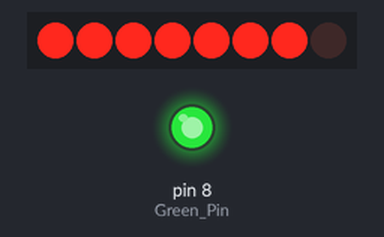
A sketch run on a simulated Arduino Uno, built with avr-gcc and run on an emulated ATmega328P. Parts: 8 shift-register outputs drawn as a row of LEDs (first output left, lit = HIGH), output pins drawn as LEDs (lit = HIGH). Wiring (inferred from the names in the program): 2 × shift register (74HC595): data pin 7; shift clock pin 9; latch pin 10; OE pin 6; shift register (74HC595): data pin 5; shift clock pin 3. Wiring (inferred from the signals the program sends): character LCD (HD44780): RS Q7; E Q2; backlight Q3; data Q2, Q3, Q4, Q5; row of LEDs: on Q8, Q9, Q10, Q11, Q12, Q13, Q14, Q15. The character LCD is taken to start in 4-bit mode; pins used as bus, display or sensor lines are not drawn.

Above: at 0.1 s.
At 11.1 s:
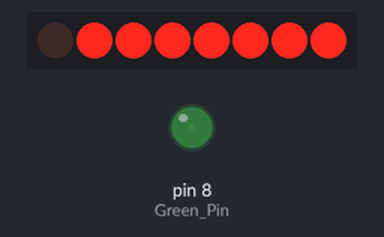
At 22.2 s:
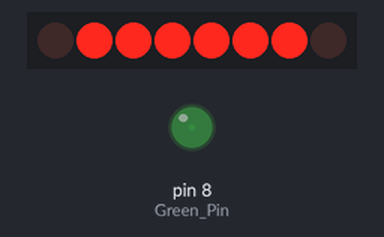
At 31.2 s:
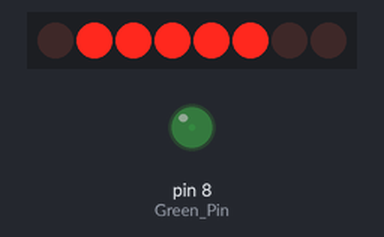
At 35.2 s:
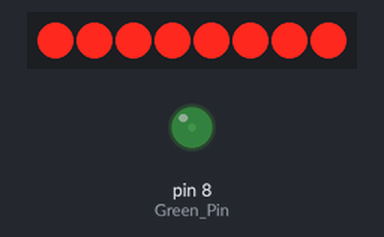
At 37.2 s:
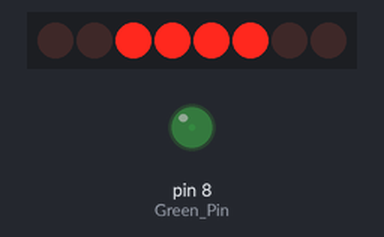
Timing chart, 0 to 40.0 s (numbered marks = the images above):
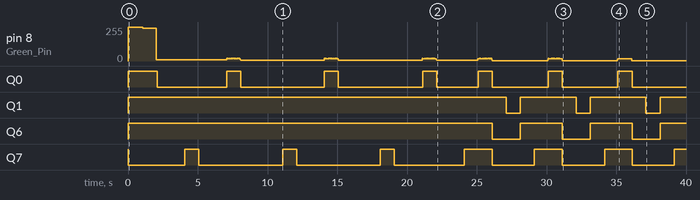

Measured:
- by itself, Q0: LOW → HIGH at 0.00 s, → LOW 2.1 s later, → HIGH 5.0 s later, → LOW 1.0 s later, … (14 changes in this stretch)
- by itself, Q1: repeats every 5.0 s: LOW 1.0 s, HIGH 4.0 s
- by itself, Q6: repeats every 5.0 s: LOW 2.0 s, HIGH 3.0 s

The sketch:

myMatrix16.ino
```cpp
// (licence header left out)
/*
  Simple demo for <myMatrix> 16x32 Red Green LED Matrix Panel .

  The circuit:
  A   connect to digital pin 2
  B   connect to digital pin 3
  C   connect to digital pin 4
  D   connect to digital pin 5
  OE  connect to digital pin 6
  R   connect to digital pin 7
  G   connect to digital pin 8
  CLK connect to digital pin 9
  STB connect to digital pin 10
  GND connect to GND
*/

#include "myMATRIX.h"

#define RowA_Pin 2
#define RowB_Pin 3
#define RowC_Pin 4
#define RowD_Pin 5
#define OE_Pin 6
#define Red_Pin 7
#define Green_Pin 8
#define CLK_Pin 9
#define STB_Pin 10

void setup ()
{
     myMatrix.Init(Red_Pin,Green_Pin,CLK_Pin,RowA_Pin,RowB_Pin,RowC_Pin,RowD_Pin,OE_Pin,STB_Pin);
}

void loop()
{

   myMatrix.clearScreen();

  /*

   myMatrix.fillRectangle(0,0,15,15,red);
   delay(1000);

   myMatrix.fillRectangle(0,0,15,15,green);
   delay(1000);

   myMatrix.fillRectangle(0,0,15,15,yellow);
   delay(1000);

   */

   myMatrix.drawRectangle(0,0,15,15,red);
   delay(1000);

   myMatrix.fillRectangle(5,3,10,12,green);
   delay(1000);

 myMatrix.clearScreen();

 for(int jnx=0; jnx<42; jnx++)
 {
   myMatrix.dispBitman(0,0,red, yellow,jnx);
   myMatrix.dispBitman(8,0,green, yellow,jnx);
   myMatrix.dispBitman(0,8,green, yellow,jnx);
   myMatrix.dispBitman(8,8,red, yellow,jnx);
   delay(1000);
 }

 myMatrix.clearScreen();

 for(int jnx=0; jnx<5; jnx++)
 {
   myMatrix.dispGhost(3,0,red, yellow,jnx);
   delay(1000);
 }

 myMatrix.clearScreen();

 for(int jnx=0; jnx<11; jnx++)
 {
   myMatrix.dispLobber(4,4,red, yellow,jnx);
   delay(1000);
 }


}
```

font5x7.h
```cpp
// (licence header left out)
#ifndef FONT5X7_H
#define FONT5X7_H

//static const uint8_t font5x7[96][7] =
static const uint8_t font5x7[96][7] PROGMEM =
{
{
  0B00000, // Space [0]
  0B00000,
  0B00000,
  0B00000,
  0B00000,
  0B00000,
  0B00000},
{
  0B00100, // ! [1]
  0B00100,
  0B00100,
  0B00100,
  0B00100,
  0B00000,
  0B00100},
{
  0B01010, // " [2]
  0B01010,
  0B00000,
  0B00000,
  0B00000,
  0B00000,
  0B00000},
{
  0B00000, // # [3]
  0B01010,
  0B11111,
  0B01010,
  0B11111,
  0B01010,
  0B00000},
{
  0B01110, // $ [4]
  0B10101,
  0B10100,
  0B01110,
  0B00101,
  0B10101,
  0B01110},
{
  0B11000, // % [5]
  0B11001,
  0B00010,
  0B00100,
  0B01000,
  0B10011,
  0B00011},
{
  0B00110, // & [6]
  0B01010,
  0B00100,
  0B01101,
  0B10010,
  0B10011,
  0B01110},
{
  0B00100, // ' [7]
  0B00100,
  0B00000,
  0B00000,
  0B00000,
  0B00000,
  0B00000},
{
  0B00010, // ( [8]
  0B00100,
  0B00100,
  0B00100,
  0B00100,
  0B00100,
  0B00010},
{
  0B01000, // ) [9]
  0B00100,
  0B00100,
  0B00100,
  0B00100,
  0B00100,
  0B01000},
{
  0B00100, // * [10]
  0B10101,
  0B01110,
  0B01110,
  0B10101,
  0B00100,
  0B00000},
{
  0B00000, // + [11]
  0B00100,
  0B00100,
  0B11111,
  0B00100,
  0B00100,
  0B00000},
{
  0B00000, // , [12]
  0B00000,
  0B00000,
  0B00000,
  0B00000,
  0B00100,
  0B00100},
{
  0B00000, // - [13]
  0B00000,
  0B00000,
  0B11111,
  0B00000,
  0B00000,
  0B00000},
{
  0B00000, // . [14]
  0B00000,
  0B00000,
  0B00000,
  0B00000,
  0B00000,
  0B00100},
{
  0B00000, // / [15]
  0B00001,
  0B00010,
  0B00100,
  0B01000,
  0B10000,
  0B00000},
{
  0B01110, // 0 [16]
  0B10001,
  0B10011,
  0B10101,
  0B11001,
  0B10001,
  0B01110},
{
  0B00100, // 1 [17]
  0B01100,
  0B10100,
  0B00100,
  0B00100,
  0B00100,
  0B11111},
{
  0B01110, // 2 [18]
  0B10001,
  0B00010,
  0B00100,
  0B01000,
  0B10000,
  0B11111},
{
  0B01110, // 3 [19]
  0B10001,
  0B00001,
  0B00110,
  0B00001,
  0B10001,
  0B01110},
{
  0B10010, // 4 [20]
  0B10010,
  0B10010,
  0B11111,
  0B00010,
  0B00010,
  0B00010},
{
  0B11111, // 5 [21]
  0B10000,
  0B10000,
  0B11110,
  0B00001,
  0B00001,
  0B11110},
{
  0B01110, // 6 [22]
  0B10000,
  0B10000,
  0B11110,
  0B10001,
  0B10001,
  0B01110},
{
  0B11111, // 7 [23]
  0B00001,
  0B00001,
  0B00010,
  0B00100,
  0B00100,
  0B00100},
{
  0B01110, // 8 [24]
  0B10001,
  0B10001,
  0B01110,
  0B10001,
  0B10001,
  0B01110},
{
  0B01110, // 9 [25]
  0B10001,
  0B10001,
  0B01111,
  0B00001,
  0B10001,
  0B01110},
{
  0B00000, // : [26]
  0B00000,
  0B00100,
  0B00000,
  0B00100,
  0B00000,
  0B00000},
{
  0B00000, // ; [27]
  0B00000,
  0B00100,
  0B00000,
  0B00100,
  0B01000,
  0B00000},
{
  0B00011, // < [28]
  0B00100,
  0B01000,
  0B10000,
  0B01000,
  0B00100,
  0B00011},
{
  0B00000, // = [29]
  0B00000,
  0B11111,
  0B00000,
  0B11111,
  0B00000,
  0B00000},
{
  0B11000, // > [30]
  0B00100,
  0B00010,
  0B00001,
  0B00010,
  0B00100,
  0B11000},
{
  0B01110, // ? [31]
  0B10001,
  0B00001,
  0B00110,
  0B00100,
  0B00000,
  0B00100},
{
  0B01110, // @ [32]
  0B10001,
  0B10011,
  0B10011,
  0B10000,
  0B10001,
  0B01110},
{
  0B01110, // A [33]
  0B10001,
  0B10001,
  0B11111,
  0B10001,
  0B10001,
  0B10001},
{
  0B11110, // B [34]
  0B10001,
  0B10001,
  0B11110,
  0B10001,
  0B10001,
  0B11110},
{
  0B01110, // C [35]
  0B10001,
  0B10000,
  0B10000,
  0B10000,
  0B10001,
  0B01110},
{
  0B11110, // D [36]
  0B10001,
  0B10001,
  0B10001,
  0B10001,
  0B10001,
  0B11110},
{
  0B11111, // E [37]
  0B10000,
  0B10000,
  0B11100,
  0B10000,
  0B10000,
  0B11111},
{
  0B11111, // F [38]
  0B10000,
  0B10000,
  0B11100,
  0B10000,
  0B10000,
  0B10000},
{
  0B01110, // G [39]
  0B10001,
  0B10000,
  0B10000,
  0B10011,
  0B10001,
  0B01110},
{
  0B10001, // H [40]
  0B10001,
  0B10001,
  0B11111,
  0B10001,
  0B10001,
  0B10001},
{
  0B01110, // I [41]
  0B00100,
  0B00100,
  0B00100,
  0B00100,
  0B00100,
  0B01110},
{
  0B00001, // J [42]
  0B00001,
  0B00001,
  0B00001,
  0B00001,
  0B10001,
  0B01110},
{
  0B10001, // K [43]
  0B10010,
  0B10100,
  0B11000,
  0B10100,
  0B10010,
  0B10001},
{
  0B10000, // L[44]
  0B10000,
  0B10000,
  0B10000,
  0B10000,
  0B10000,
  0B11111},
{
  0B10001, // M [45]
  0B11011,
  0B10101,
  0B10001,
  0B10001,
  0B10001,
  0B10001},
{
  0B10001, // N [46]
  0B10001,
  0B11001,
  0B10101,
  0B10011,
  0B10001,
  0B10001},
{
  0B01110, // O [47]
  0B10001,
  0B10001,
  0B10001,
  0B10001,
  0B10001,
  0B01110},
{
  0B11110, // P
  0B10001,
  0B10001,
  0B11110,
  0B10000,
  0B10000,
  0B10000},
{
  0B01110, // Q
  0B10001,
  0B10001,
  0B10001,
  0B10101,
  0B10011,
  0B01111},
{
  0B11110, // R
  0B10001,
  0B10001,
  0B11110,
  0B10100,
  0B10010,
  0B10001},
{
  0B01110, // S
  0B10001,
  0B10000,
  0B01110,
  0B00001,
  0B10001,
  0B01110},
{
  0B11111, // T
  0B00100,
  0B00100,
  0B00100,
  0B00100,
  0B00100,
  0B00100},
{
  0B10001, // U
  0B10001,
  0B10001,
  0B10001,
  0B10001,
  0B10001,
  0B01110},
{
  0B10001, // V
  0B10001,
  0B10001,
  0B10001,
  0B10001,
  0B01010,
  0B00100},
{
  0B10001, // W
  0B10001,
  0B10001,
  0B10001,
  0B10101,
  0B10101,
  0B01010},
{
  0B10001, // X
  0B10001,
  0B01010,
  0B00100,
  0B01010,
  0B10001,
  0B10001},
{
  0B10001, // Y
  0B01010,
  0B00100,
  0B00100,
  0B00100,
  0B00100,
  0B00100},
{
  0B11111, // Z
  0B00001,
  0B00010,
  0B00100,
  0B01000,
  0B10000,
  0B11111},
{
  0B00110, // [
  0B00100,
  0B00100,
  0B00100,
  0B00100,
  0B00100,
  0B00110},
{
  0B00000, // \
  0B10000,
  0B01000,
  0B00100,
  0B00010,
  0B00001,
  0B00000},
{
  0B01100, // ]
  0B00100,
  0B00100,
  0B00100,
  0B00100,
  0B00100,
  0B01100},
{
  0B00100, // ^
  0B01010,
  0B10001,
  0B00000,
  0B00000,
  0B00000,
  0B00000},
{
  0B00000, // _
  0B00000,
  0B00000,
  0B00000,
  0B00000,
  0B00000,
  0B11111},
{
  0B00100, // `
  0B00100,
  0B00000,
  0B00000,
  0B00000,
  0B00000,
  0B00000},
{
  0B00000, // a
  0B00000,
  0B11100,
  0B00010,
  0B01110,
  0B10010,
  0B11111},
{
  0B10000, // b
  0B10000,
  0B10000,
  0B11110,
  0B10001,
  0B10001,
  0B11110},
{
  0B00000, // c
  0B00000,
  0B01110,
  0B10001,
  0B10000,
  0B10001,
  0B01110},
{
  0B00001, // d
  0B00001,
  0B00001,
  0B01111,
  0B10001,
  0B10001,
  0B01111},
{
  0B00000, // e
  0B00000,
  0B01110,
  0B10001,
  0B11111,
  0B10000,
  0B01111},
{
  0B01110, // f
  0B01001,
  0B01000,
  0B11100,
  0B01000,
  0B01000,
  0B01000},
{
  0B00000, // g
  0B00000,
  0B01110,
  0B10001,
  0B11111,
  0B00001,
  0B01110},
{
  0B10000, // h
  0B10000,
  0B10000,
  0B11110,
  0B10001,
  0B10001,
  0B10001},
{
  0B00000, // i
  0B00100,
  0B00000,
  0B01100,
  0B00100,
  0B00100,
  0B11111},
{
  0B00000, // j
  0B00010,
  0B00000,
  0B00110,
  0B00010,
  0B00010,
  0B11110},
{
  0B11000, // k
  0B01000,
  0B01000,
  0B01011,
  0B01100,
  0B01010,
  0B11001},
{
  0B01100, // l
  0B00100,
  0B00100,
  0B00100,
  0B00100,
  0B00100,
  0B11111},
{
  0B00000, // m
  0B00000,
  0B10001,
  0B11111,
  0B10101,
  0B10101,
  0B10101},
{
  0B00000, // n
  0B00000,
  0B10110,
  0B11001,
  0B10001,
  0B10001,
  0B10001},
{
  0B00000, // o
  0B00000,
  0B01110,
  0B10001,
  0B10001,
  0B10001,
  0B01110},
{
  0B00000, // p
  0B00000,
  0B11110,
  0B10001,
  0B11110,
  0B10000,
  0B10000},
{
  0B00000, // q
  0B00000,
  0B01111,
  0B10010,
  0B11110,
  0B00010,
  0B00011},
{
  0B00000, // r
  0B00000,
  0B10110,
  0B11001,
  0B10000,
  0B10000,
  0B10000},
{
  0B00000, // s
  0B00000,
  0B01111,
  0B10000,
  0B11110,
  0B00001,
  0B11110},
{
  0B00100, // t
  0B00100,
  0B11111,
  0B00100,
  0B00100,
  0B00100,
  0B00111},
{
  0B00000, // u
  0B00000,
  0B10001,
  0B10001,
  0B10001,
  0B10001,
  0B01111},
{
  0B00000, // v
  0B00000,
  0B10001,
  0B10001,
  0B10001,
  0B01010,
  0B00100},
{
  0B00000, // w
  0B00000,
  0B10001,
  0B10001,
  0B10101,
  0B11011,
  0B10001},
{
  0B00000, // x
  0B00000,
  0B10001,
  0B01010,
  0B00100,
  0B01010,
  0B10001},
{
  0B00000, // y
  0B00000,
  0B10001,
  0B10001,
  0B01111,
  0B00001,
  0B00111},
{
  0B00000, // z
  0B00000,
  0B11111,
  0B00010,
  0B00100,
  0B01000,
  0B11111},
{
  0B00110, // {
  0B00100,
  0B00100,
  0B01000,
  0B00100,
  0B00100,
  0B00110},
{
  0B00100, // |
  0B00100,
  0B00100,
  0B00100,
  0B00100,
  0B00100,
  0B00100},
{
  0B01100, // }
  0B00100,
  0B00100,
  0B00010,
  0B00100,
  0B00100,
  0B01100},
{
  0B00000, // unfinished
  0B00000,
  0B00000,
  0B00000,
  0B00000,
  0B00000,
  0B00000},
{
  0B00000, // unfinished
  0B00000,
  0B00000,
  0B00000,
  0B00000,
  0B00000,
  0B00000},
};

#endif
```

ghost8x16.h
```cpp
#ifndef GHOST8X16_H
#define GHOST8X16_H

static const uint8_t ghost8x16[5][16] PROGMEM =
{
 {
 0B00000001, //[0]
 0B00000110,
 0B00001100,
 0B00001100,
 0B00001110,
 0B10101110,
 0B11101110,
 0B01001110,
 0B01010100,
 0B01101000,
 0B00101110,
 0B00111010,
 0B01010110,
 0B00111010,
 0B00110111,
 0B01100101
  },
 {
 0B00001100, //[1]
 0B00011010,
 0B00111000,
 0B00111000,
 0B00111100,
 0B11011100,
 0B10011100,
 0B11011100,
 0B10011000,
 0B10101111,
 0B01010001,
 0B01110001,
 0B10101011,
 0B01110001,
 0B01100011,
 0B00110000
  },
 {
 0B01100000, //[2]
 0B10110000,
 0B00111000,
 0B00111000,
 0B00011100,
 0B00011100,
 0B00011100,
 0B11011100,
 0B11011011,
 0B10001101,
 0B01110011,
 0B01110011,
 0B10101000,
 0B01110000,
 0B01100000,
 0B00110000
 },
 {
 0B01100000, //[3]
 0B10110000,
 0B00111000,
 0B00111000,
 0B00011100,
 0B00011100,
 0B00011101,
 0B11011101,
 0B10111011,
 0B10001000,
 0B11010100,
 0B11011100,
 0B00101010,
 0B00011100,
 0B00011000,
 0B00110000
 },
 {
 0B00000110, //[4]
 0B00001100,
 0B00011100,
 0B00011100,
 0B00111100,
 0B00111011,
 0B00111001,
 0B00111011,
 0B00011001,
 0B11110101,
 0B10001010,
 0B11001110,
 0B10010101,
 0B11001110,
 0B00000110,
 0B00001100
 }
};

#endif  
```

lobber8x8.h
```cpp
#ifndef LOBBER8X8_H
#define LOBBER8X8_H

static const uint8_t lobber8x8[11][8] PROGMEM =
{
 {
 0B00000000, //[0]
 0B00110110,
 0B00111110,
 0B00010101,
 0B11100011,
 0B11011100,
 0B00011100,
 0B00001000
  },
 {
 0B00110000,  //[1]
 0B00110000,
 0B00011101,
 0B11110111,
 0B11000010,
 0B00011100,
 0B00011100,
 0B00001000
  },
 {
 0B00000000, //[2]
 0B00110110,
 0B00111110,
 0B00010101,
 0B11100011,
 0B11011100,
 0B00011100,
 0B00001000
 },
 {
 0B00000110, //[3]
 0B00000110,
 0B11011100,
 0B11010110,
 0B00100011,
 0B00011101,
 0B00011100,
 0B00001000
 },
 {
 0B1111100, //[4]
 0B0011000,
 0B0110000,
 0B0101110,
 0B0110110,
 0B1011000,
 0B0111100,
 0B0000000
 },
 {
 0B0110000,  //[5]
 0B1100110,
 0B0111010,
 0B0010100,
 0B0011011,
 0B0111011,
 0B0110100,
 0B1111000
 },
{
 0B0001110,  //[6]
 0B0011100,
 0B0001100,
 0B1110110,
 0B1101100,
 0B0011010,
 0B0111100,
 0B0000000
 },
{
 0B00000000, //[7]
 0B01101100,
 0B01101100,
 0B10111000,
 0B11101110,
 0B00010011,
 0B00111011,
 0B00111000
 },
{
 0B01100000, // [8]
 0B01100000,
 0B00101100,
 0B00111110,
 0B11101011,
 0B10010011,
 0B00111000,
 0B00111000
 },
{
 0B00000000, // [9]
 0B01101100,
 0B01101100,
 0B10111000,
 0B11101110,
 0B00010011,
 0B00111011,
 0B00111000
 },
 {
 0B00001100, //[10]
 0B00001100,
 0B11101000,
 0B11111000,
 0B00101000,
 0B00010110,
 0B00111011,
 0B00111011
 }
};

#endif  
```

myMATRIX.h
```cpp
// (licence header left out)
#ifndef myMATRIX_h
  #define myMATRIX_h
  #include "myMATRIXClass.h"

  myMATRIX myMatrix;
  #if defined(newTimer2)
    ISR(TIMER2_COMPA_vect)
    {
      myMatrix.Show();
    }
  #endif
  #if defined(oldTimer2)
    ISR(TIMER2_COMP_vect)
    {
      myMatrix.Show();
    }
  #endif
#endif
```

myMATRIXclass.h
```cpp
// (licence header left out)
// ensure this library description is only included once
#ifndef myMATRIXClass_h
#define myMATRIXClass_h

  #if defined(__AVR_ATmega1280__) || defined(__AVR_ATmega2560__) || defined(__AVR_ATmega1284__) || defined(__AVR_ATmega1284P__) \
   || defined(__AVR_ATmega644__)  || defined(__AVR_ATmega644A__) || defined(__AVR_ATmega644P__) || defined(__AVR_ATmega644PA__) \
   || defined(__AVR_ATmega328P__) || defined(__AVR_ATmega168P__) || defined(__AVR_ATmega88P__)  || defined(__AVR_ATmega48P__)
    #define newTimer2
  #endif
  #if defined(__AVR_ATmega32__) || defined(__AVR_ATmega8__) || defined(__AVR_ATmega64__)
    #define oldTimer2
  #endif


#include <avr/pgmspace.h>

#if ARDUINO < 100
#include "wiring.h"
#else
#include "Arduino.h"
#endif

#include "font5x7.h"
#include "lobber8x8.h"
#include "bitman8x8.h"
#include "ghost8x16.h"

#define black  0
#define green  1
#define red    2
#define yellow 3

// library interface description
class myMATRIX
{
  // user-accessible "public" interface
  public:
    volatile byte matrixBufferRed[32];    //cks
    volatile byte matrixBufferGreen[32];   //cks

    myMATRIX();
    void Init(uint8_t pinRed, uint8_t pinGreen, uint8_t pinClock,
                 uint8_t pinRowA, uint8_t pinRowB, uint8_t pinRowC, uint8_t pinRowD,
                 uint8_t pinOE, uint8_t pinSTB);

    void setPixel(uint8_t x ,uint8_t y, uint8_t color);
    void fillRectangle(uint16_t x1, uint16_t y1, uint16_t x2, uint16_t y2, uint8_t color);
    void drawRectangle(uint16_t x1, uint16_t y1, uint16_t x2, uint16_t y2, uint8_t color);
    void clearScreen();
    void drawVLine(uint16_t x, uint16_t y1, uint16_t y2, uint8_t color);
    void drawHLine(uint16_t x1, uint16_t x2, uint16_t y, uint8_t color);
	void dispBitman(uint8_t x, uint8_t y, uint8_t For_color, uint8_t Bk_color, uint8_t motion_no);
	void dispLobber(uint8_t x, uint8_t y, uint8_t For_color, uint8_t Bk_color, uint8_t motion_no);
	void dispGhost(uint8_t x, uint8_t y, uint8_t For_color, uint8_t Bk_color, uint8_t motion_no);
    void Show();
// library-accessible "private" interface
  private:
    byte row;
    volatile uint8_t *outRed;
    volatile uint8_t *outGreen;
    volatile uint8_t *outClock;
    volatile uint8_t *outRowA;
    volatile uint8_t *outRowB;
    volatile uint8_t *outRowC;
    volatile uint8_t *outRowD;
    volatile uint8_t *outOE;
    volatile uint8_t *outSTB;

    uint8_t bitRed;
    uint8_t bitGreen;
    uint8_t bitClock;
    uint8_t bitRowA;
    uint8_t bitRowB;
    uint8_t bitRowC;
    uint8_t bitRowD;
    uint8_t bitOE;
    uint8_t bitSTB;

    void t_shiftOut(uint8_t dataRed,uint8_t dataGreen);
    void rowScan(byte row);
    void timer2Setup(void);
};

unsigned int lenString(char *p);

#endif
```

Source omitted: bitman8x8.h (data table, 2016 bytes), myMATRIXclass.cpp (7720 bytes)
